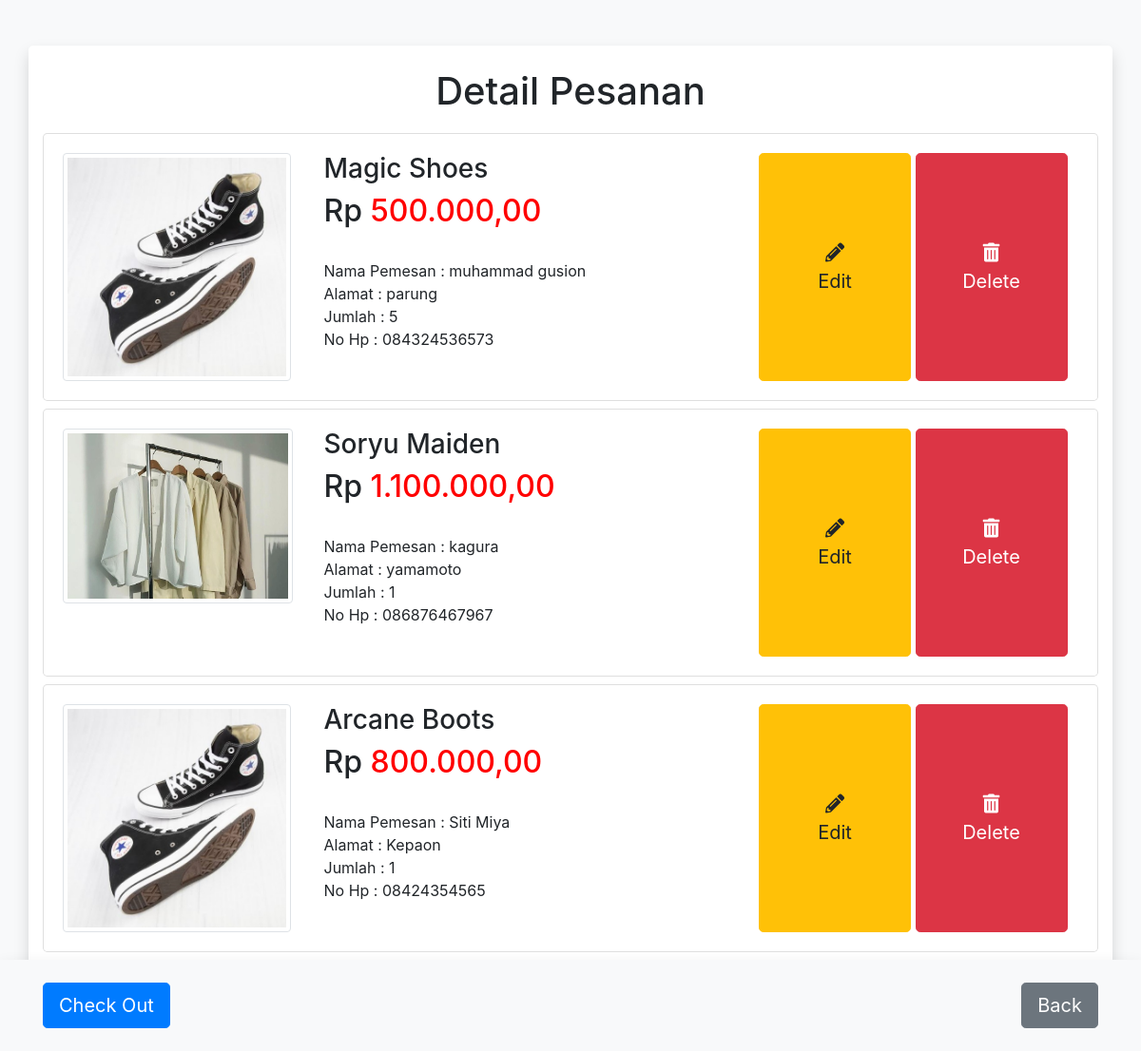
The app's page /order.php with its own data.
### tables this page shows
CREATE TABLE `pesanan` (
  `id` int(11) NOT NULL,
  `tanggal` date NOT NULL,
  `nama_pemesan` varchar(45) NOT NULL,
  `alamat_pemesan` varchar(45) NOT NULL,
  `no_hp` varchar(20) NOT NULL,
  `email` varchar(45) NOT NULL,
  `jumlah_pesanan` int(11) NOT NULL,
  `deskripsi` text NOT NULL,
  `produk_id` int(11) NOT NULL
);

CREATE TABLE `produk` (
  `id` int(11) NOT NULL,
  `code` varchar(10) NOT NULL,
  `nama` varchar(50) NOT NULL,
  `harga_jual` double NOT NULL,
  `harga_beli` double NOT NULL,
  `stock` int(11) NOT NULL,
  `min_stock` int(11) NOT NULL,
  `deskripsi` text NOT NULL,
  `kategori_produk_id` int(11) NOT NULL
);

### order.php (the view, shortened to what this page needs)
<?php
include("koneksi.php");
$query = mysqli_query($conn, "SELECT pesanan.*, pesanan.id as idpesanan ,produk.* FROM pesanan JOIN produk ON pesanan.produk_id = produk.id");
?>
<!DOCTYPE html>
<html lang="en">
<head>
    <link rel="stylesheet" href="https://cdn.jsdelivr.net/npm/bootstrap@4.6.2/dist/css/bootstrap.min.css">
    <link rel="stylesheet" href="https://pro.fontawesome.com/releases/v5.10.0/css/all.css" />
    <link href="https://unpkg.com/aos@2.3.1/dist/aos.css" rel="stylesheet">
</head>
<body class="bg-light">
    <nav style="height: 12vh;" class="navbar navbar-expand-lg navbar-light bg-light fixed-bottom shadow">
        <div class="container">
            <button type="button" class="btn btn-primary btn-lg">Check Out</button>
            <a href="index.php">
                <button type="button" class="btn btn-secondary btn-lg">Back</button>
            </a>
        </div>
    </nav>
    <div class="container bg-white mt-5 pt-1 pb-5 mb-5 shadow rounded-lg">
        <h1 align="center" style="margin: 20px;">Detail Pesanan</h1>
        <?php foreach ($query as $data) { ?>
            <div class="card mb-2 rounded-lg">
                <div class="card-body">
                    <div class="row">
                        <div class="col-md-3">
                            <?php
                            if ($data["kategori_produk_id"] == 1) { ?>
                                <img id="myImg" src="asset/sepatu.jpeg" style="height: 30vh" class="img-thumbnail" alt="...">
                            <?php
                            } elseif ($data["kategori_produk_id"] == 2) { ?>
                                <img id="myImg" src="asset/Baju.jpeg" style="height: 23vh" class="img-thumbnail" alt="...">
                            <?php
                            } else { ?>
                                <img id="myImg" src="asset/celana.jpg" style="height: 21vh" class="img-thumbnail" alt="...">
                            <?php
                            } ?>
                        </div>
                        <div class="col-md-5">
                            <h3><?php echo $data['nama']; ?></h3>
                            <h2>Rp <span style="color:red"><?= number_format($data["harga_jual"], 2, ",", "."); ?></span></h2><br>
                            <span>Nama Pemesan : <?= $data['nama_pemesan'] ?></span><br>
                            <span>Alamat : <?= $data['alamat_pemesan'] ?></span><br>
                            <span>Jumlah : <?= $data['jumlah_pesanan'] ?></span><br>
                            <span>No Hp : <?= $data['no_hp'] ?></span>
                        </div>
                        <div class="col-md-4">
                            <a href="editPesanan.php?id=<?php echo $data['idpesanan'] ?>">
                                <button type="button" style="height:30vh; width:20vh" class="btn btn-warning btn-lg" data-toggle="modal" data-target="#exampleModal" data-whatever="@getbootstrap"><i class="fas fa-pencil-alt"></i><br>Edit</button>
                            </a>
                            <a href="hapusPesanan.php?id=<?php echo $data['idpesanan'] ?>">
                                <button type="button" style="height:30vh; width:20vh" class="btn btn-danger btn-lg"><i class="fas fa-trash-alt"></i><br>Delete</button>
                            </a>
                        </div>
                    </div>
                </div>
            </div>
        <?php
        } ?>
    </div>
</body>
</html>

### records on screen
pesanan: produk.nama "Magic Shoes", produk.harga_jual "500.000,00", nama_pemesan "muhammad gusion", alamat_pemesan "parung", jumlah_pesanan "5", no_hp "084324536573"
pesanan: produk.nama "Soryu Maiden", produk.harga_jual "1.100.000,00", nama_pemesan "kagura", alamat_pemesan "yamamoto", jumlah_pesanan "1", no_hp "086876467967"
pesanan: produk.nama "Arcane Boots", produk.harga_jual "800.000,00", nama_pemesan "Siti Miya", alamat_pemesan "Kepaon", jumlah_pesanan "1", no_hp "08424354565"
